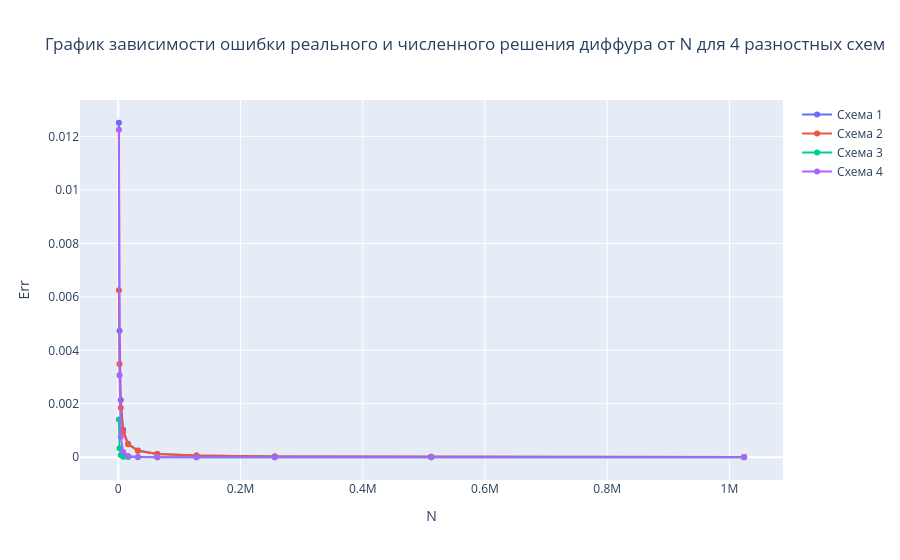

Notebook source saved alongside this figure:
### Code cell
fig = go.Figure()
fig.add_trace(go.Scatter(x=N_arr,y=err1,mode='lines+markers',name='Схема 1'))
fig.add_trace(go.Scatter(x=N_arr,y=err2,mode='lines+markers',name='Схема 2'))
fig.add_trace(go.Scatter(x=N_arr,y=err3,mode='lines+markers',name='Схема 3'))
fig.add_trace(go.Scatter(x=N_arr,y=err4,mode='lines+markers',name='Схема 4'))

fig.update_xaxes(title_text='N')
fig.update_yaxes(title_text='Err')
fig.update_layout(title_text='График зависимости ошибки реального и численного решения диффура от N для 4 разностных схем ')
fig.show()

### Figure 1 — Plotly figure (JSON) as saved in the notebook; plotly's stock layout.template omitted (floating-point values rounded to 4 significant figures)
{"data": [{"mode": "lines+markers", "name": "Схема 1", "type": "scatter", "x": [1000, 2000, 4000, 8000, 16000, 32000, 64000, 128000, 256000, 512000, 1024000], "y": [0.01251, 0.004732, 0.002142, 0.001027, 0.0005034, 0.0002493, 0.0001241, 6.19e-05, 3.092e-05, 1.545e-05, 7.723e-06]}, {"mode": "lines+markers", "name": "Схема 2", "type": "scatter", "x": [1000, 2000, 4000, 8000, 16000, 32000, 64000, 128000, 256000, 512000, 1024000], "y": [0.006249, 0.003484, 0.001848, 0.0009543, 0.0004854, 0.0002448, 0.000123, 6.162e-05, 3.085e-05, 1.543e-05, 7.718e-06]}, {"mode": "lines+markers", "name": "Схема 3", "type": "scatter", "x": [1000, 2000, 4000, 8000, 16000, 32000, 64000, 128000, 256000, 512000, 1024000], "y": [0.00141, 0.0003362, 8.279e-05, 2.062e-05, 5.149e-06, 1.287e-06, 3.217e-07, 8.042e-08, 2.011e-08, 5.026e-09, 1.257e-09]}, {"mode": "lines+markers", "name": "Схема 4", "type": "scatter", "x": [1000, 2000, 4000, 8000, 16000, 32000, 64000, 128000, 256000, 512000, 1024000], "y": [0.01225, 0.00307, 0.0007686, 0.0001923, 4.808e-05, 1.202e-05, 3.006e-06, 7.515e-07, 1.879e-07, 4.697e-08, 1.175e-08]}], "layout": {"title": {"text": "График зависимости ошибки реального и численного решения диффура от N для 4 разностных схем "}, "xaxis": {"title": {"text": "N"}}, "yaxis": {"title": {"text": "Err"}}}}
